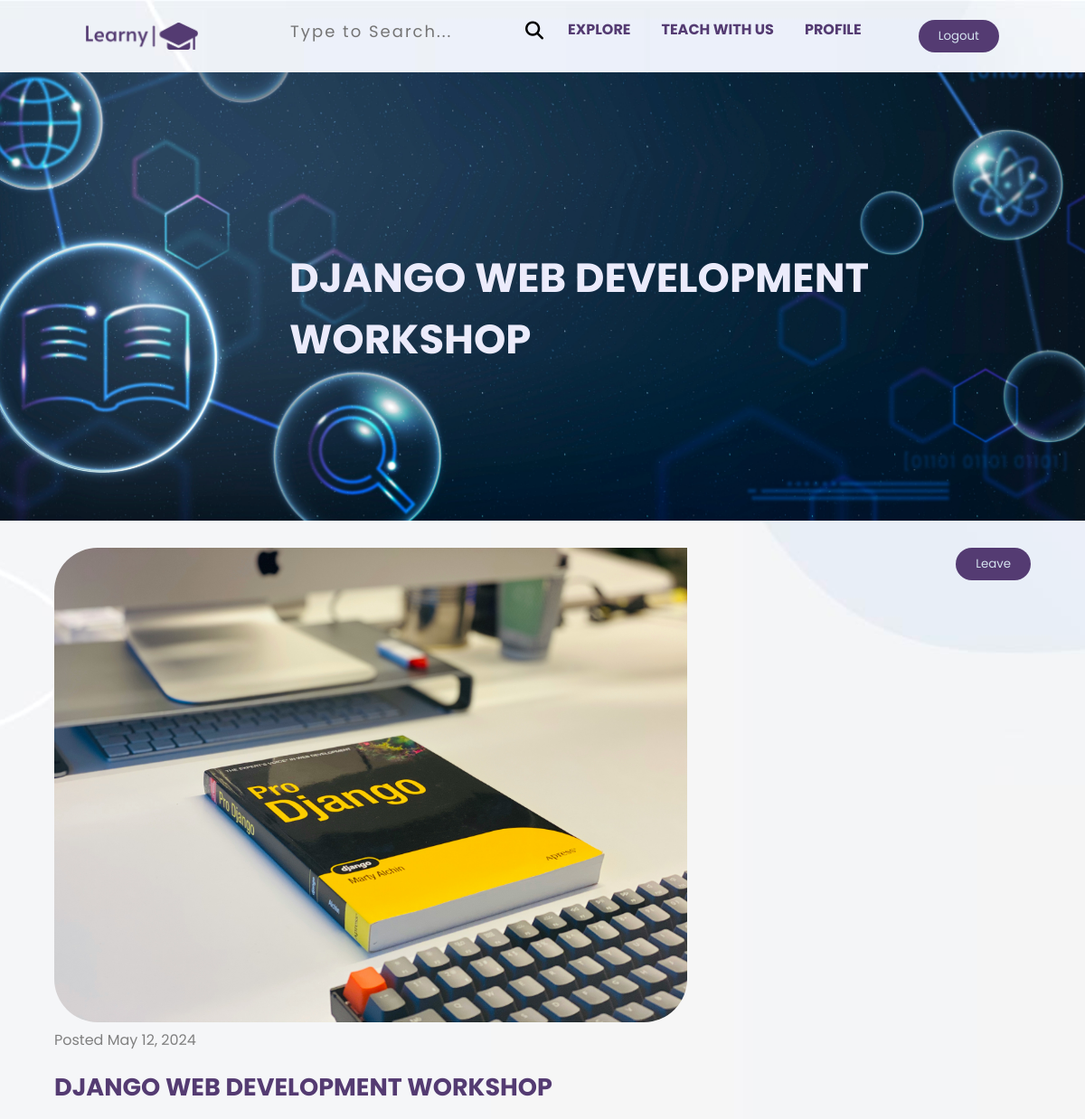
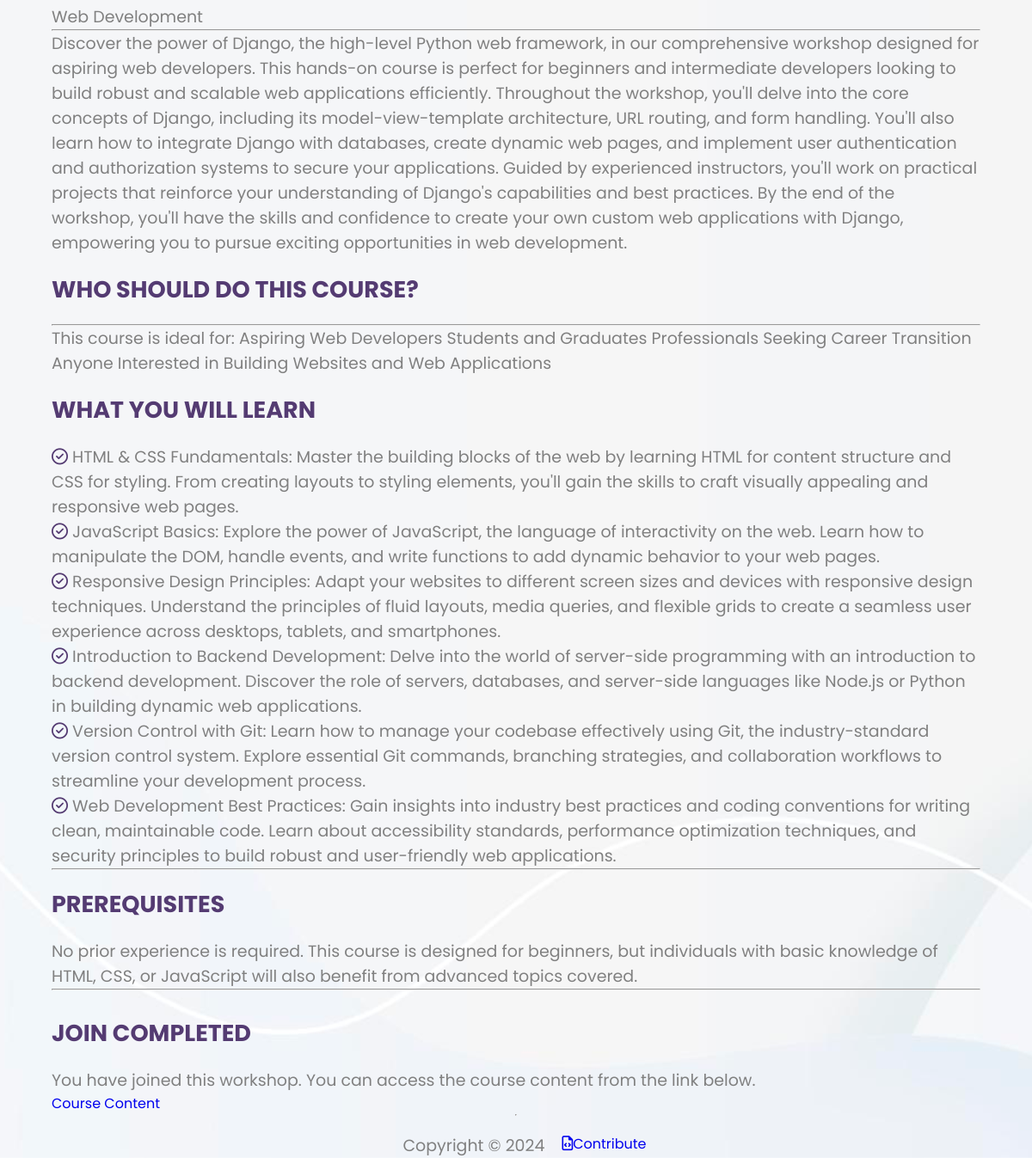
Screenshot of /workshop/workshop_detail/django-web-development-workshop/ (signed in) with the database file from the repository (2 pictures, top to bottom).
### workshop/models.py (models this page shows, shortened)
class Workshop(models.Model):
    name = models.CharField(max_length=120)
    shortdescription = models.CharField(max_length=400)
    description = models.TextField(max_length=2000)
    date = models.DateField(auto_now_add=True)
    image = models.ImageField(upload_to="workshopimages",default="defaultw",max_length=500)#
    students_in_workshop = models.IntegerField() #
    workshopcategory = models.ForeignKey(WorkshopCategory, on_delete=models.CASCADE) #r
    difficulty_choices = models.TextChoices("difficulty_choices","Easy Intermediate Difficult")
    difficulty = models.CharField(choices=difficulty_choices,max_length=50)
    paid = models.BooleanField(default=False)
    instructor = models.ForeignKey(Instructor, on_delete=models.CASCADE)#r
    workshopslug = models.SlugField()
    price = models.IntegerField()
    course_link = models.CharField(max_length=800)
    skills_you_learn = models.TextField(max_length=5000,null=True)
    who_should_enroll = models.TextField(max_length=5000,null=True)
    prerequisites = models.TextField(max_length=5000,null= True)

class WorkshopCategory(models.Model):
    name = models.CharField(max_length=200)
    workshopcategoryslug = models.SlugField()
    class Meta:
        verbose_name_plural = "WorkshopCategories"
    def __str__(self):
        return self.name

### workshop/views.py (the view, shortened to what this page needs)
# urls.py: path('workshop_detail/<slug:slugworkshop>/',views.workshop_detail,name='workshop_detail'),
@login_required
def workshop_detail(request,slugworkshop):
    user  = request.user
    workshop = Workshop.objects.get(workshopslug=slugworkshop)
    enrolled = Enrollment.objects.filter(student=user, workshop=workshop).exists()
    skills = workshop.skills_you_learn.splitlines()
    new_skills = []
    for skill in skills:
        if skill:
            new_skills.append(skill)
    ctx = {"workshop":workshop,"enroll":enrolled,"skills":new_skills}
    return render(request,"workshop/workshop_detail.html",context=ctx)

### workshop/templates/workshop/workshop_detail.html (shortened to what this page needs)
{% extends "base.html" %}
{% load static %}
{% block csspart %}
<link rel="stylesheet" href="{% static "workshop/workshopdetail.css" %}">
{% endblock  %}
{% block body %}
<div class="hero-img">
    <img src="{% static "topic.jpg" %}" alt="">
    <h1 class="course-name">{{workshop.name}}</h1>
</div>
<div class="container">
    <div class="workshops container"style="margin-top:30px">
        <div class="workshop-related" style="display:flex; justify-content:space-between">
        <div class="course-img" style="max-width: 700px;
        height: 100%;">
        <img src="{{workshop.image.url}}" alt="" style=" border-radius: 3rem 0 3rem 3rem">
        <span>Posted {{workshop.date}}</span>
     </div>
    <form method="post">
        {% if  not enroll %}
        <button type="submit" class = "btn" style="border:none;">
            Enroll
        </button>
        {% else %}
        <button type="submit" class = "btn" style="border:none;">
            Leave
        </button>
        {% endif %}
    </form>
    </div>
    <div class="course-des">
        <h4>{{workshop.name}}</h4>
        <p class="cate">{{workshop.workshopcategory}} </p>
        <hr>
        <p>{{workshop.description}}</p>
    </div>
    <div class="course-des">
        <h4>Who Should Do This Course?</h4>
        <hr>
        <p>{{workshop.who_should_enroll}}</p>
    </div>
    <div class="course-des">
        <h4>What You Will Learn</h4>
        {% for skill in skills %}
        <p> <i class="fa-regular fa-circle-check"></i> {{skill}}</p>
        {% endfor %}
        <hr>
    </div>
    <div class="course-des">
        <h4>Prerequisites</h4>
        <p>{{workshop.prerequisites}}</p>
        <hr>
    </div>
    {% if enroll %}
    <div class="course-des join">
        <h4>Join Completed</h4>
        <p>You have joined this workshop. You can access the course content from the link below.</p>
        <a href="{{workshop.course_link}}">Course Content</a>
    {% else %}
    <div class="course-des join">
       <h4>Join Now!</h4>
       <p> You haven't joined this workshop yet, please do so using the 'Join' button above to access the content</p>
    </div>
    </div>
    {% endif %}
    {% include "footer.html" %}
</div>
{% endblock  %}

### templates/base.html (shortened to what this page needs)
{% load static %}
<!DOCTYPE html>
<html lang="en">
<head>
    {% block csspart %}{% endblock  %}
<link rel="stylesheet"
href="https://cdn.jsdelivr.net/npm/boxicons@latest/css/boxicons.min.css">
    <link rel="stylesheet" href="{% static 'style.css' %}">
</head>
<body>
    <header>
        <div class="nav container">
            <a href="{% url "home" %}" class="logo"><img src="{% static "logo.png" %}" alt="logo" height="30" width="30"></a>
            <ul class="navbar">
                <form action="{% url "search" %}" method="get">
                  <li><div class="search-box">
                    <button class="btn-search" type="submit"><i class="fas fa-search"></i></button>
                    <input type="text" class="input-search" placeholder="Type to Search..." name="course">
                  </div></li>
                </form>
                <li><a href="{% url "category" %}">Explore</a></li>
                <li><a href="{% url "contact" %}">Teach with Us</a></li>
                <li><a href="{% url "profile" %}">Profile</a></li>
            </ul>
            {% if user.is_authenticated %}
            <form method="post" action="{% url 'logout_url' %}">
                <button type="submit" class="btn"  style="border:0;">Logout</button>
            </form>
           {% else %}
            <a href="{% url "login_url" %}" class="btn">Login</a>
            {% endif %}
        </div>
    </header>
    {% block body %}
    {% endblock  %}
</body>
</html>

### templates/footer.html (shortened to what this page needs)
<hr class="container">
<footer class="container" style="margin-top:20px">
<p>Copyright © 2024 </p>
<a href="https://github.com/ZLaTaN003">   <i class='far fa-file-code' style='font-size:17px'>
</i>Contribute</a>
</footer>

### workshop/static/workshop/workshopdetail.css (style rules this page uses)
.hero-img { position: relative; }
.hero-img img { height: auto; max-width: 100%; display: block; }
.course-name { font-weight: bold; position: absolute; top: 35%; padding: 20px; left: 25%; }
.hero-img h1 { font-size: 45px; text-transform: uppercase; font-weight: bold; color: rgb(235, 235, 251); }
.course-des { display: flex; flex-direction: column; margin-top: 20px; }
.course-des h4 { margin-bottom: 20px; font-size: 27px; font-weight: bold; color: rgb(84, 59, 114); text-transform: uppercase; }
.course-des p { color: gray; font-size: 19px; }
span { color: gray; }
p i { color: rgb(84, 59, 114); }
.cate { color: rgb(84, 59, 114); }
.join { margin-top: 30px; }

### static/style.css (style rules this page uses)
* { margin: 0; padding: 0; box-sizing: border-box; font-family: "Poppins", sans-serif; list-style: none; text-decoration: none; }
body { background-color: aliceblue; background-image: url(board5.jpg); background-size: cover; background-position: center; }
.container { max-width: 1080px; margin-right: auto; margin-left: auto; }
img { width: 100%; }
header { display: block; width: 100%; z-index: 100; }
.nav { display: flex; justify-content: space-between; align-items: center; padding: 20px 35px; }
.logo { display: flex; align-items: center; column-gap: 0.5rem; }
.navbar { display: flex; }
.navbar a { padding: 8px 17px; font-size: 1rem; font-weight: 500; text-transform: uppercase; color: rgb(84, 59, 114); font-weight: bold; }
.btn { padding: 8px 22px; background-color:rgb(84, 59, 114) ; color: rgb(213, 227, 239); border-radius: 5rem; }
button { box-shadow: none; }
a { text-decoration: none; }
footer { display: flex; justify-content: space-between; gap: 20px; }
.search-box { width: fit-content; height: fit-content; position: relative; bottom: 6px; }
.input-search { height: 40px; width: 300px; border-style: none; padding: 10px; font-size: 18px; letter-spacing: 2px; outline: none; border-radius: 25px; transition: all .5s ease-in-out; background-color:transparent; padding-right: 40px; color:black; background-color: transparent; }
.btn-search { width: 40px; height: 40px; border-style: none; font-size: 20px; font-weight: bold; outline: none; cursor: pointer; border-radius: 50%; position: absolute; right:0px; color:black; background-color: transparent; }
a { white-space: nowrap; }

### rows the page displays
Workshop: name "DJANGO WEB DEVELOPMENT WORKSHOP", image (picture), date "May 12, 2024", workshopcategory "Web Development", description "Discover the power of Django, the high-level Python web framework, in our comprehensive workshop designed for aspiring web developers. This hands-on course is perfect for beginners and intermediate developers looking to build robust and scalable web applications efficiently. Throughout the workshop, you'll delve into the core concepts of Django, including its model-view-template architecture, URL routing, and form handling. You'll also learn how to integrate Django with databases, create dynamic web pages, and implement user authentication and authorization systems to secure your applications. Guided by experienced instructors, you'll work on practical projects that reinforce your…", who_should_enroll "This course is ideal for: Aspiring Web Developers Students and Graduates Professionals Seeking Career Transition Anyone Interested in Building Websites and Web Applications", prerequisites "No prior experience is required. This course is designed for beginners, but individuals with basic knowledge of HTML, CSS, or JavaScript will also benefit from advanced topics covered."
